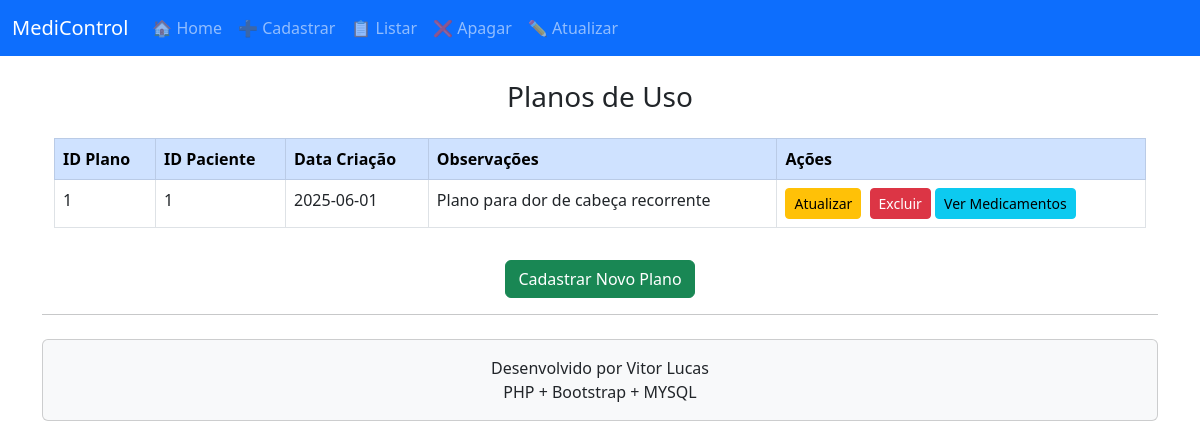
Screenshot of /view.formlistaPlanoUso.php?paciente_id=1 with the database file from the repository.
### tables this page shows
CREATE TABLE planouso (
	id_plano INTEGER NOT NULL AUTO_INCREMENT,
	paciente_id INTEGER NOT NULL,
	data_criacao DATE NOT NULL,
	observacoes VARCHAR(250) NOT NULL,
	PRIMARY KEY (id_plano),
	FOREIGN KEY (paciente_id) REFERENCES paciente(id_paciente)
);

### model.planoUsoColecao.class.php (called while the page is built, shortened)
<?php
include_once('model.persistirBD.class.php');
include_once('model.planoUso.class.php');
class planoUsoColecao {
    public $colecao;
    public $paciente_id;
    function __construct($paciente_id) {
        $this->paciente_id = $paciente_id;
        $this->persistirPlanos();
    }
    function persistirPlanos() {
        $BDplano = new persistirBD("127.0.0.1", "root", "", "bd_medicamentos");
        $BDplano->conectar();
        $BDplano->persistir("SELECT * FROM planouso WHERE paciente_id = " . intval($this->paciente_id) . " ORDER BY data_criacao DESC");
        $this->colecao = $BDplano->retornoConsultas();
    }
    function retornaColecao() {
        $aux = $this->colecao;
        $colecao_aux = array();
        foreach ($aux as $valor) {
            $plano = new planoUso($valor[1], $valor[2], $valor[3]);
            $plano->setIdPlano($valor[0]);
            $colecao_aux[] = $plano;
        }
        return $colecao_aux;
    }
}
?>

### model.persistirBD.class.php (called while the page is built, shortened)
<?php
class persistirBD {
	protected $servidor;
	protected $usuario;
	protected $senha;
	protected $banco;
	protected $resultado;
	protected $db;
	function __construct($srv,$usu,$pass,$bd) {
		$this->servidor = $srv;
		$this->usuario = $usu;
		$this->senha = $pass;
		$this->banco = $bd;
	}
       public function conectar() {
		$this->db = new mysqli($this->servidor,$this->usuario,$this->senha,$this->banco);
		if(mysqli_connect_errno()){
			return 0;
		} else {
			return 1;
		}
	}
	public function persistir($sql) {
		$this->consulta = $sql;
		$this->resultado = $this->db->query($this->consulta);
	}
	public function retornoConsultas() {
		$tuplas = [];
		while ($ttuplas = $this->resultado->fetch_array(MYSQLI_NUM)) {
			$tuplas[] = $ttuplas;
		}
		return $tuplas;
	}
}
?>

### model.planoUso.class.php (called while the page is built, shortened)
<?php
include_once('model.persistirBD.class.php');
class planoUso {
    public $id_plano;
    public $paciente_id;
    public $data_criacao;
    public $observacoes;
    function __construct($vpac, $vdata, $vobs) {
        $this->paciente_id = $vpac;
        $this->data_criacao = $vdata;
        $this->observacoes = $vobs;
    }
    function setIdPlano($idp) {
        $this->id_plano = $idp;
    }
    function getIdPlano() {
        return $this->id_plano;
    }
    function getPacienteId() {
        return $this->paciente_id;
    }
    function getDataCriacao() {
        return $this->data_criacao;
    }
    function getObservacoes() {
        return $this->observacoes;
    }
}
?>

### view.formlistaPlanoUso.php (the view, shortened to what this page needs)
<?php
include_once('view.cabecalho.php');
include_once('model.planoUsoColecao.class.php');
$paciente_id = isset($_GET['paciente_id']) ? intval($_GET['paciente_id']) : 0;
$pegar_planos = new planoUsoColecao($paciente_id);
$lista_de_planos = $pegar_planos->retornaColecao();
?>
<div class="container mt-4">
    <h3 class="text-center mb-4">
        Planos de Uso
    </h3>
    <?php if (empty($lista_de_planos)) { ?>
        <div class="text-center">
            <a href="view.formCadPlanoUso.php?paciente_id=<?php echo $paciente_id; ?>" class="btn btn-success">
                Cadastrar Novo Plano
            </a>
            <a href="view.formlistaPaciente.php" class="btn btn-secondary">Voltar</a>
        </div>
    <?php } else { ?>
        <div class="table-responsive">
            <table class="table table-bordered table-hover">
                <thead class="table-primary">
                    <tr>
                        <th>ID Plano</th>
                        <th>ID Paciente</th>
                        <th>Data Criação</th>
                        <th>Observações</th>
                        <th>Ações</th>
                    </tr>
                </thead>
                <tbody>
                    <?php foreach ($lista_de_planos as $plano) {
                        $id_plano = $plano->getIdPlano(); ?>
                        <tr>
                            <td><?php echo $id_plano; ?></td>
                            <td><?php echo $plano->getPacienteId(); ?></td>
                            <td><?php echo $plano->getDataCriacao(); ?></td>
                            <td><?php echo $plano->getObservacoes(); ?></td>
                            <td>
    <a href="view.formAltPlanoUso.php?id_plano=<?php echo $id_plano; ?>&paciente_id=<?php echo $paciente_id; ?>" class="btn btn-warning btn-sm me-1">
        Atualizar
    </a>
    <a href="controller.delPlanoUso.php?id_plano=<?php echo $id_plano; ?>&paciente_id=<?php echo $paciente_id; ?>"
       onclick="return confirm('Tem certeza que deseja excluir este plano?');"
       class="btn btn-danger btn-sm">
        Excluir
    </a>
    <a href="view.listarPlanoUsoMedicamento.php?plano_id=<?php echo $id_plano; ?>" class="btn btn-info btn-sm">
        Ver Medicamentos
    </a>
</td>
                        </tr>
                    <?php } ?>
                </tbody>
            </table>
        </div>
        <div class="text-center mt-3">
            <a href="view.formCadPlanoUso.php?paciente_id=<?php echo $paciente_id; ?>" class="btn btn-success">
                Cadastrar Novo Plano
            </a>
        </div>
    <?php } ?>
</div>
<?php
include_once('view.rodape.php');
?>

### rows the page displays
planouso: id_plano "1", paciente "1", data_criacao "2025-06-01", observacoes "Plano para dor de cabeça recorrente"
